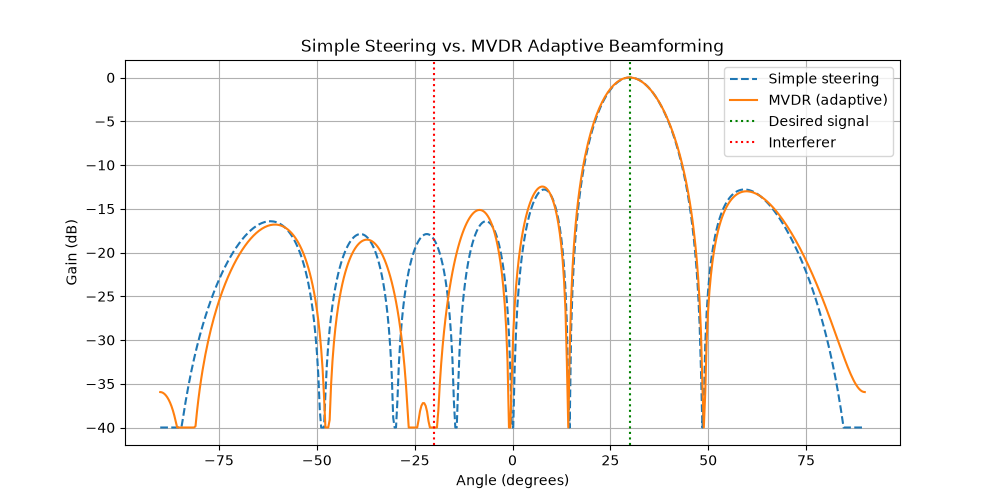

The script that saved this image:
import numpy as np
import matplotlib.pyplot as plt

num_antennas = 8
wavelength = 1.0
spacing = wavelength / 2
antenna_indicies = np.arange(num_antennas)


def steering_vector(angle_rad, spacing, wavelength, antenna_indicies):
    phase = 2 * np.pi * spacing / wavelength * antenna_indicies * np.sin(angle_rad)
    return np.exp(1j * phase)


# Test scenario: desired signal at 30°, interferer at -20°
desired_angle_deg = 30
interferer_angle_deg = -20
noise_power = 0.01

desired_angle_rad = np.radians(desired_angle_deg)
interferer_angle_rad = np.radians(interferer_angle_deg)

a_desired = steering_vector(desired_angle_rad, spacing, wavelength, antenna_indicies)
a_interferer = steering_vector(interferer_angle_rad, spacing, wavelength, antenna_indicies)

# Build covariance matrix R
# R = signal_power * a_d *a_d^H + interferer_power * a_i *a_i^H + noise_power * I
signal_power = 1.0
interferer_power = 5

R = (signal_power * np.outer(a_desired, np.conjugate(a_desired)) + \
    interferer_power * np.outer(a_interferer, np.conj(a_interferer)) + \
    noise_power * np.eye(num_antennas))

# MVDR Weights
R_inv = np.linalg.inv(R)
numerator = R_inv @ a_desired
denominator = np.conj(a_desired) @ R_inv @ a_desired
mvdr_weights = numerator / denominator

# Compare against simple steering (Phase 1 style)
simple_weights = a_desired


def compute_pattern(weights, spacing, wavelength, antenna_indicies, test_angles_rad):
    gains = []
    for test_angle in test_angles_rad:
        a_test = steering_vector(test_angle, spacing, wavelength, antenna_indicies)
        gain = np.abs(np.conj(weights) @ a_test)
        gains.append(gain)
    return np.array(gains)


test_angles_deg = np.linspace(-90, 90, 500)
test_angles_rad = np.radians(test_angles_deg)

mvdr_gains = compute_pattern(mvdr_weights, spacing, wavelength, antenna_indicies, test_angles_rad)
simple_gains = compute_pattern(simple_weights, spacing, wavelength, antenna_indicies, test_angles_rad)

mvdr_db = 20 * np.log10(mvdr_gains / np.max(mvdr_gains) + 1e-12)
simple_db = 20 * np.log10(simple_gains / np.max(simple_gains) + 1e-12)

# Plot linear axis to compare directly
plt.figure(figsize=(10,5))
plt.plot(test_angles_deg, np.clip(simple_db, -40, 0), label="Simple steering", linestyle="--")
plt.plot(test_angles_deg, np.clip(mvdr_db, -40, 0), label="MVDR (adaptive)")
plt.axvline(desired_angle_deg, color="green", linestyle=":", label="Desired signal")
plt.axvline(interferer_angle_deg, color="red", linestyle=":", label="Interferer")
plt.xlabel("Angle (degrees)")
plt.ylabel("Gain (dB)")
plt.title("Simple Steering vs. MVDR Adaptive Beamforming")
plt.legend()
plt.grid(True)
plt.savefig("phase1b_nulling.png")
plt.show()

print(f"Gain toward desired signal (MVDR): {20*np.log10(np.abs(np.conj(mvdr_weights) @ a_desired)):.2f} dB")
print(f"Gain toward interferer (MVDR): {20*np.log10(np.abs(np.conj(mvdr_weights) @ a_interferer)):.2f} dB")
print(f"Gain toward interferer (simple steering): {20*np.log10(np.abs(np.conj(simple_weights) @ a_interferer)):.2f} dB")
